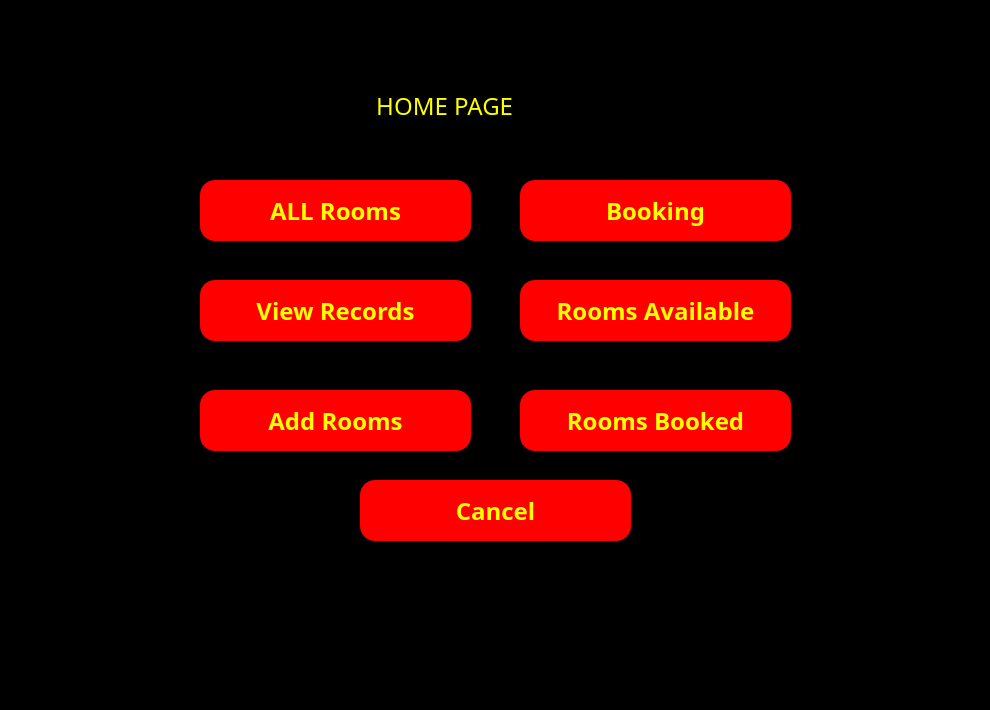
<?xml version="1.0" encoding="UTF-8"?>
<ui version="4.0">
 <class>Dialog</class>
 <widget class="QDialog" name="Dialog">
  <property name="geometry">
   <rect>
    <x>0</x>
    <y>0</y>
    <width>990</width>
    <height>710</height>
   </rect>
  </property>
  <property name="windowTitle">
   <string>Dialog</string>
  </property>
  <property name="styleSheet">
   <string notr="true">*{
background:rgba;
font-family:century gothic;
font-size:24px;
}
QFrame
{
background:rgba;
border-radius:15px
}
QPushButton
{
background:red;
border-radius:60px;
}
QToolButton
{
background:red;
border-radius:60px;
}
QLabel
{
color:white;
background:transparent;
}
QPushButton
{
color:white;
border-radius:15px;
}
QPushButton:hover
{
color:#333;
border-radius:15px;
background:#49ebff;
}
QLineEdit
{
background:transparent;
border:none;
color:#717072;
border-bottom:1px solid #717072
}
</string>
  </property>
  <widget class="QFrame" name="frame">
   <property name="geometry">
    <rect>
     <x>170</x>
     <y>40</y>
     <width>651</width>
     <height>631</height>
    </rect>
   </property>
   <property name="styleSheet">
    <string notr="true">color:yellow;
</string>
   </property>
   <property name="frameShape">
    <enum>QFrame::StyledPanel</enum>
   </property>
   <property name="frameShadow">
    <enum>QFrame::Raised</enum>
   </property>
   <widget class="QLabel" name="label">
    <property name="geometry">
     <rect>
      <x>200</x>
      <y>40</y>
      <width>261</width>
      <height>51</height>
     </rect>
    </property>
    <property name="styleSheet">
     <string notr="true">QLabel{
font-weight: bold;
font-size: 40px;
color:orange;

};</string>
    </property>
    <property name="text">
     <string> HOME PAGE</string>
    </property>
   </widget>
   <widget class="QPushButton" name="allrooms">
    <property name="geometry">
     <rect>
      <x>30</x>
      <y>140</y>
      <width>271</width>
      <height>61</height>
     </rect>
    </property>
    <property name="font">
     <font>
      <family>century gothic</family>
      <pointsize>-1</pointsize>
      <weight>75</weight>
      <bold>true</bold>
     </font>
    </property>
    <property name="styleSheet">
     <string notr="true">font-weight: bold;</string>
    </property>
    <property name="text">
     <string>ALL Rooms</string>
    </property>
   </widget>
   <widget class="QPushButton" name="view_recordsbtn">
    <property name="geometry">
     <rect>
      <x>30</x>
      <y>240</y>
      <width>271</width>
      <height>61</height>
     </rect>
    </property>
    <property name="font">
     <font>
      <family>century gothic</family>
      <pointsize>-1</pointsize>
      <weight>75</weight>
      <bold>true</bold>
     </font>
    </property>
    <property name="styleSheet">
     <string notr="true">font-weight: bold;</string>
    </property>
    <property name="text">
     <string>View Records</string>
    </property>
   </widget>
   <widget class="QPushButton" name="addroombtn">
    <property name="geometry">
     <rect>
      <x>30</x>
      <y>350</y>
      <width>271</width>
      <height>61</height>
     </rect>
    </property>
    <property name="font">
     <font>
      <family>century gothic</family>
      <pointsize>-1</pointsize>
      <weight>75</weight>
      <bold>true</bold>
     </font>
    </property>
    <property name="styleSheet">
     <string notr="true">font-weight: bold;</string>
    </property>
    <property name="text">
     <string>Add Rooms</string>
    </property>
   </widget>
   <widget class="QPushButton" name="bookingbtn">
    <property name="geometry">
     <rect>
      <x>350</x>
      <y>140</y>
      <width>271</width>
      <height>61</height>
     </rect>
    </property>
    <property name="font">
     <font>
      <family>century gothic</family>
      <pointsize>-1</pointsize>
      <weight>75</weight>
      <bold>true</bold>
     </font>
    </property>
    <property name="styleSheet">
     <string notr="true">font-weight: bold;</string>
    </property>
    <property name="text">
     <string>Booking</string>
    </property>
   </widget>
   <widget class="QPushButton" name="roomsavailable">
    <property name="geometry">
     <rect>
      <x>350</x>
      <y>240</y>
      <width>271</width>
      <height>61</height>
     </rect>
    </property>
    <property name="font">
     <font>
      <family>century gothic</family>
      <pointsize>-1</pointsize>
      <weight>75</weight>
      <bold>true</bold>
     </font>
    </property>
    <property name="styleSheet">
     <string notr="true">font-weight: bold;</string>
    </property>
    <property name="text">
     <string>Rooms Available</string>
    </property>
   </widget>
   <widget class="QPushButton" name="roomsbooked">
    <property name="geometry">
     <rect>
      <x>350</x>
      <y>350</y>
      <width>271</width>
      <height>61</height>
     </rect>
    </property>
    <property name="font">
     <font>
      <family>century gothic</family>
      <pointsize>-1</pointsize>
      <weight>75</weight>
      <bold>true</bold>
     </font>
    </property>
    <property name="styleSheet">
     <string notr="true">font-weight: bold;</string>
    </property>
    <property name="text">
     <string>Rooms Booked</string>
    </property>
   </widget>
   <widget class="QPushButton" name="cancelbtn">
    <property name="geometry">
     <rect>
      <x>190</x>
      <y>440</y>
      <width>271</width>
      <height>61</height>
     </rect>
    </property>
    <property name="font">
     <font>
      <family>century gothic</family>
      <pointsize>-1</pointsize>
      <weight>75</weight>
      <bold>true</bold>
     </font>
    </property>
    <property name="styleSheet">
     <string notr="true">font-weight: bold;</string>
    </property>
    <property name="text">
     <string>Cancel</string>
    </property>
   </widget>
  </widget>
  <widget class="QPushButton" name="homebtn">
   <property name="geometry">
    <rect>
     <x>180</x>
     <y>90</y>
     <width>93</width>
     <height>28</height>
    </rect>
   </property>
   <property name="styleSheet">
    <string notr="true">QPushButton
{
font-size:14px;
color:white;
background:transparent;
}</string>
   </property>
   <property name="text">
    <string/>
   </property>
   <property name="icon">
    <iconset>
     <normaloff>icons/arrow-left.svg</normaloff>icons/arrow-left.svg</iconset>
   </property>
   <property name="iconSize">
    <size>
     <width>32</width>
     <height>32</height>
    </size>
   </property>
  </widget>
 </widget>
 <resources/>
 <connections/>
</ui>
